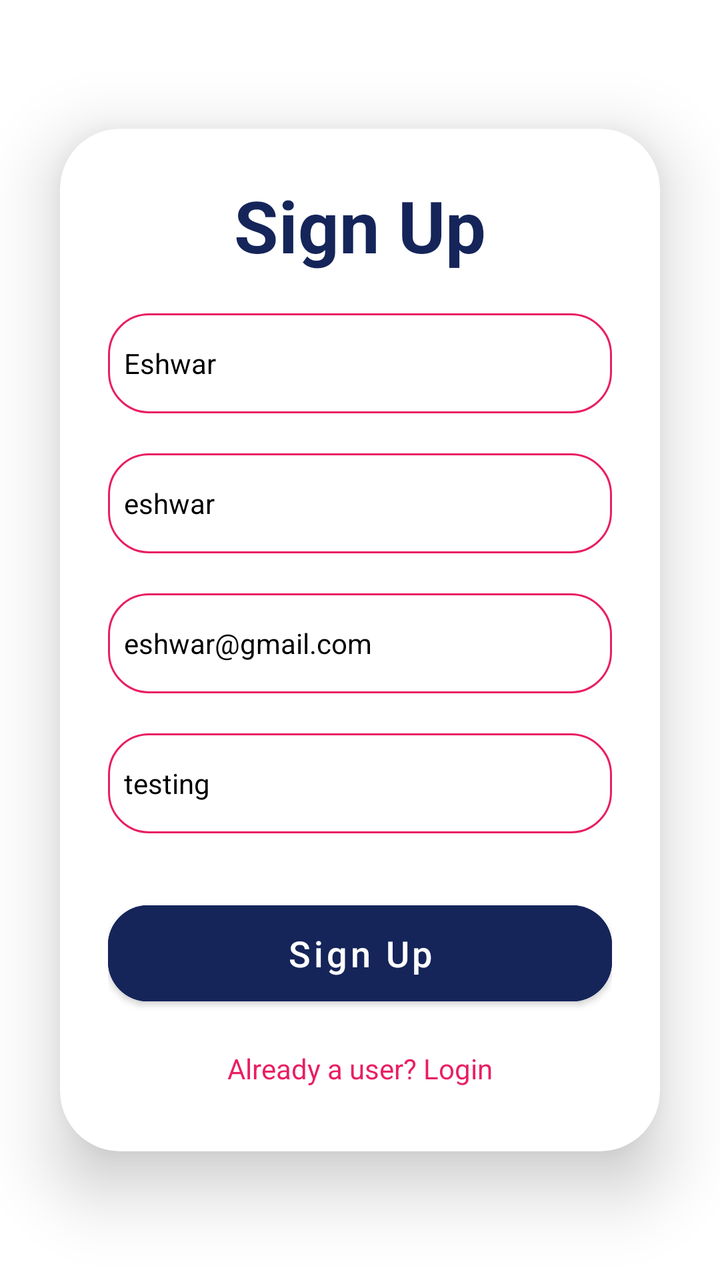
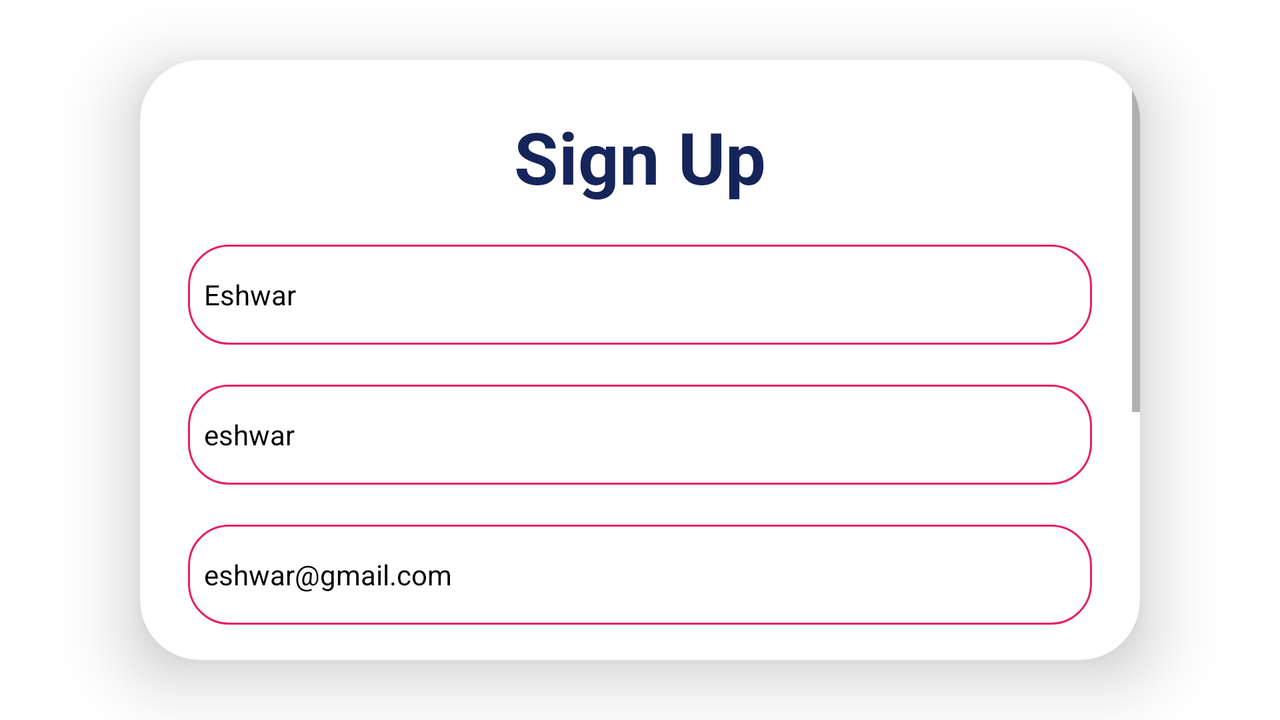

The same Android screen from two of the app's own layout files: first res/layout/ as a phone draws it, then the repository's variant for another configuration, drawn on a device whose configuration selects that folder. Both files follow.
<!-- AndroidManifest.xml: application theme Theme.NUMADSp23_Team20 -->
<!-- res/layout/activity_signup.xml -->
<?xml version="1.0" encoding="utf-8"?>
<LinearLayout xmlns:android="http://schemas.android.com/apk/res/android"
    xmlns:app="http://schemas.android.com/apk/res-auto"
    xmlns:tools="http://schemas.android.com/tools"
    android:layout_width="match_parent"
    android:layout_height="match_parent"
    android:gravity="center"
    android:orientation="vertical"
    tools:context=".SignupActivity">

    <androidx.cardview.widget.CardView
        android:layout_width="match_parent"
        android:layout_height="wrap_content"
        android:layout_margin="30dp"
        android:background="@drawable/custom_edittext"
        app:cardCornerRadius="30dp"
        app:cardElevation="20dp">

        <LinearLayout
            android:layout_width="match_parent"
            android:layout_height="wrap_content"
            android:layout_gravity="center_horizontal"
            android:orientation="vertical"
            android:padding="24dp">

            <TextView
                android:layout_width="match_parent"
                android:layout_height="wrap_content"
                android:text="Sign Up"
                android:textAlignment="center"
                android:textColor="@color/primary_text"
                android:textSize="36sp"
                android:textStyle="bold" />

            <EditText
                android:id="@+id/fullnameEditText"
                android:layout_width="match_parent"
                android:layout_height="50dp"
                android:layout_marginTop="20dp"
                android:background="@drawable/custom_edittext"
                android:drawablePadding="8dp"
                android:hint="Full Name"
                android:text="Eshwar"
                android:padding="8dp"
                android:textColor="@color/black"
                android:textColorHighlight="@color/cardview_dark_background"
                android:textSize="14sp" />


            <EditText
                android:id="@+id/usernameEditText"
                android:layout_width="match_parent"
                android:layout_height="50dp"
                android:layout_marginTop="20dp"
                android:background="@drawable/custom_edittext"
                android:drawablePadding="8dp"
                android:hint="Username"
                android:text="eshwar"
                android:padding="8dp"
                android:textColor="@color/black"
                android:textColorHighlight="@color/cardview_dark_background"
                android:textSize="14sp"/>


            <EditText
                android:id="@+id/emailEditText"
                android:layout_width="match_parent"
                android:layout_height="50dp"
                android:layout_marginTop="20dp"
                android:background="@drawable/custom_edittext"
                android:drawablePadding="8dp"
                android:hint="Email"
                android:text="eshwar@gmail.com"
                android:padding="8dp"
                android:textColor="@color/black"
                android:textColorHighlight="@color/cardview_dark_background"
                android:textSize="14sp"/>


            <EditText
                android:id="@+id/passwordEditText"
                android:layout_width="match_parent"
                android:layout_height="50dp"
                android:layout_marginTop="20dp"
                android:background="@drawable/custom_edittext"
                android:drawablePadding="8dp"
                android:hint="Password"
                android:text="testing"
                android:padding="8dp"
                android:textColor="@color/black"
                android:textColorHighlight="@color/cardview_dark_background"
                android:textSize="14sp"/>

            <Button
                android:id="@+id/registerButton"
                android:layout_width="match_parent"
                android:layout_height="60dp"
                android:layout_marginTop="30dp"
                android:backgroundTint="@color/primary_text"
                android:text="Sign Up"
                android:fontFamily="sans-serif-medium"
                android:textAllCaps="false"
                android:textColor="@color/white"
                android:textSize="18sp"
                app:cornerRadius="20dp"
                app:rippleColor="@color/button_ripple"
                app:strokeColor="@color/button_stroke"
                app:strokeWidth="0.5dp" />

            <TextView
                android:id="@+id/loginTextView"
                android:layout_width="wrap_content"
                android:layout_height="wrap_content"
                android:layout_gravity="center"
                android:layout_marginTop="10dp"
                android:padding="8dp"
                android:text="Already a user? Login"
                android:textColor="@color/primary_highlight"
                android:textSize="14sp" />
        </LinearLayout>
    </androidx.cardview.widget.CardView>

</LinearLayout>
<!-- resources referenced by this layout -->
<resources>
  <color name="black">#FF000000</color>
  <color name="button_ripple">#E1E2E6</color>
  <color name="button_stroke">#15255A</color>
  <color name="primary_highlight">#E91E63</color>
  <color name="primary_text">#15255A</color>
  <color name="white">#FFFFFFFF</color>
  <!-- drawable custom_edittext (drawable) -->
  <?xml version="1.0" encoding="utf-8"?>
  <shape xmlns:android="http://schemas.android.com/apk/res/android"
      android:shape="rectangle">
  
      <stroke
          android:width="1dp"
          android:color="@color/primary_highlight" />
      <corners android:radius="20dp" />
  </shape>
  <style name="Theme.NUMADSp23_Team20" parent="Theme.MaterialComponents.Light.NoActionBar">
          
          <item name="colorPrimary">@color/purple_500</item>
          <item name="colorPrimaryVariant">@color/purple_700</item>
          <item name="colorOnPrimary">@color/white</item>
          
          <item name="colorSecondary">@color/teal_200</item>
          <item name="colorSecondaryVariant">@color/teal_700</item>
          <item name="colorOnSecondary">@color/black</item>
          
          <item name="android:statusBarColor">?attr/colorPrimaryVariant</item>
          
      </style>
  <color name="purple_500">#FF6200EE</color>
  <color name="purple_700">#FF3700B3</color>
  <color name="teal_200">#FF03DAC5</color>
  <color name="teal_700">#FF018786</color>
</resources>
<!-- res/layout-land/activity_signup.xml (the repository's variant of the layout above) -->
<!-- drawn on the phone turned sideways -->
<?xml version="1.0" encoding="utf-8"?>
<LinearLayout xmlns:android="http://schemas.android.com/apk/res/android"
    xmlns:app="http://schemas.android.com/apk/res-auto"
    xmlns:tools="http://schemas.android.com/tools"
    android:layout_width="match_parent"
    android:layout_height="match_parent"
    android:gravity="center"
    android:orientation="vertical"
    tools:context=".SignupActivity">

    <androidx.cardview.widget.CardView
        android:layout_width="500dp"
        android:layout_height="wrap_content"
        android:layout_margin="30dp"
        android:background="@drawable/custom_edittext"
        app:cardCornerRadius="30dp"
        app:cardElevation="20dp">

        <ScrollView
            android:layout_width="match_parent"
            android:layout_height="wrap_content">
            <LinearLayout
                android:layout_width="match_parent"
                android:layout_height="wrap_content"
                android:layout_gravity="center_horizontal"
                android:orientation="vertical"
                android:padding="24dp">

                <TextView
                    android:layout_width="match_parent"
                    android:layout_height="wrap_content"
                    android:text="Sign Up"
                    android:textAlignment="center"
                    android:textColor="@color/primary_text"
                    android:textSize="36sp"
                    android:textStyle="bold" />

                <EditText
                    android:id="@+id/fullnameEditText"
                    android:layout_width="match_parent"
                    android:layout_height="50dp"
                    android:layout_marginTop="20dp"
                    android:background="@drawable/custom_edittext"
                    android:drawablePadding="8dp"
                    android:hint="Full Name"
                    android:text="Eshwar"
                    android:padding="8dp"
                    android:textColor="@color/black"
                    android:textColorHighlight="@color/cardview_dark_background"
                    android:textSize="14sp" />


                <EditText
                    android:id="@+id/usernameEditText"
                    android:layout_width="match_parent"
                    android:layout_height="50dp"
                    android:layout_marginTop="20dp"
                    android:background="@drawable/custom_edittext"
                    android:drawablePadding="8dp"
                    android:hint="Username"
                    android:text="eshwar"
                    android:padding="8dp"
                    android:textColor="@color/black"
                    android:textColorHighlight="@color/cardview_dark_background"
                    android:textSize="14sp"/>


                <EditText
                    android:id="@+id/emailEditText"
                    android:layout_width="match_parent"
                    android:layout_height="50dp"
                    android:layout_marginTop="20dp"
                    android:background="@drawable/custom_edittext"
                    android:drawablePadding="8dp"
                    android:hint="Email"
                    android:text="eshwar@gmail.com"
                    android:padding="8dp"
                    android:textColor="@color/black"
                    android:textColorHighlight="@color/cardview_dark_background"
                    android:textSize="14sp"/>


                <EditText
                    android:id="@+id/passwordEditText"
                    android:layout_width="match_parent"
                    android:layout_height="50dp"
                    android:layout_marginTop="20dp"
                    android:background="@drawable/custom_edittext"
                    android:drawablePadding="8dp"
                    android:hint="Password"
                    android:text="testing"
                    android:padding="8dp"
                    android:textColor="@color/black"
                    android:textColorHighlight="@color/cardview_dark_background"
                    android:textSize="14sp"/>

                <Button
                    android:id="@+id/registerButton"
                    android:layout_width="match_parent"
                    android:layout_height="60dp"
                    android:layout_marginTop="30dp"
                    android:backgroundTint="@color/primary_text"
                    android:text="Sign Up"
                    android:fontFamily="sans-serif-medium"
                    android:textAllCaps="false"
                    android:textColor="@color/white"
                    android:textSize="18sp"
                    app:cornerRadius="20dp"
                    app:rippleColor="@color/button_ripple"
                    app:strokeColor="@color/button_stroke"
                    app:strokeWidth="0.5dp" />

                <TextView
                    android:id="@+id/loginTextView"
                    android:layout_width="wrap_content"
                    android:layout_height="wrap_content"
                    android:layout_gravity="center"
                    android:layout_marginTop="10dp"
                    android:padding="8dp"
                    android:text="Already a user? Login"
                    android:textColor="@color/primary_highlight"
                    android:textSize="14sp" />
            </LinearLayout>
        </ScrollView>
    </androidx.cardview.widget.CardView>

</LinearLayout>
